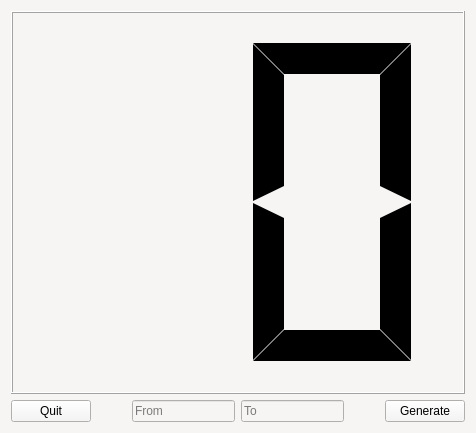
<?xml version="1.0" encoding="UTF-8"?>
<ui version="4.0">
 <class>MainWindow</class>
 <widget class="QWidget" name="MainWindow">
  <property name="geometry">
   <rect>
    <x>0</x>
    <y>0</y>
    <width>476</width>
    <height>433</height>
   </rect>
  </property>
  <property name="windowTitle">
   <string>Form</string>
  </property>
  <property name="windowIcon">
   <iconset resource="resources/resources.qrc">
    <normaloff>:/icons/app-icon.png</normaloff>:/icons/app-icon.png</iconset>
  </property>
  <property name="styleSheet">
   <string notr="true">background-color: rgb(246, 245, 244);</string>
  </property>
  <layout class="QVBoxLayout" name="verticalLayout">
   <item>
    <widget class="QLCDNumber" name="lcdNumber">
     <property name="smallDecimalPoint">
      <bool>false</bool>
     </property>
     <property name="digitCount">
      <number>2</number>
     </property>
     <property name="mode">
      <enum>QLCDNumber::Dec</enum>
     </property>
     <property name="segmentStyle">
      <enum>QLCDNumber::Flat</enum>
     </property>
     <property name="value" stdset="0">
      <double>0.000000000000000</double>
     </property>
    </widget>
   </item>
   <item>
    <layout class="QHBoxLayout" name="horizontalLayout" stretch="0,0,0,0,0,0">
     <property name="spacing">
      <number>6</number>
     </property>
     <item>
      <widget class="QPushButton" name="btnQuit">
       <property name="text">
        <string>Quit</string>
       </property>
       <property name="icon">
        <iconset resource="resources/resources.qrc">
         <normaloff>:/icons/quit.png</normaloff>:/icons/quit.png</iconset>
       </property>
       <property name="iconSize">
        <size>
         <width>24</width>
         <height>24</height>
        </size>
       </property>
      </widget>
     </item>
     <item>
      <spacer name="horizontalSpacer">
       <property name="orientation">
        <enum>Qt::Horizontal</enum>
       </property>
       <property name="sizeHint" stdset="0">
        <size>
         <width>40</width>
         <height>20</height>
        </size>
       </property>
      </spacer>
     </item>
     <item>
      <widget class="QLineEdit" name="lineEditFrom">
       <property name="maxLength">
        <number>99</number>
       </property>
       <property name="placeholderText">
        <string>From</string>
       </property>
      </widget>
     </item>
     <item>
      <widget class="QLineEdit" name="lineEditTo">
       <property name="maxLength">
        <number>99</number>
       </property>
       <property name="placeholderText">
        <string>To</string>
       </property>
      </widget>
     </item>
     <item>
      <spacer name="horizontalSpacer_2">
       <property name="orientation">
        <enum>Qt::Horizontal</enum>
       </property>
       <property name="sizeHint" stdset="0">
        <size>
         <width>40</width>
         <height>20</height>
        </size>
       </property>
      </spacer>
     </item>
     <item>
      <widget class="QPushButton" name="btnGenerate">
       <property name="text">
        <string>Generate</string>
       </property>
       <property name="icon">
        <iconset resource="resources/resources.qrc">
         <normaloff>:/icons/play.png</normaloff>:/icons/play.png</iconset>
       </property>
       <property name="iconSize">
        <size>
         <width>24</width>
         <height>24</height>
        </size>
       </property>
      </widget>
     </item>
    </layout>
   </item>
  </layout>
 </widget>
 <resources>
  <include location="resources/resources.qrc"/>
 </resources>
 <connections/>
</ui>
